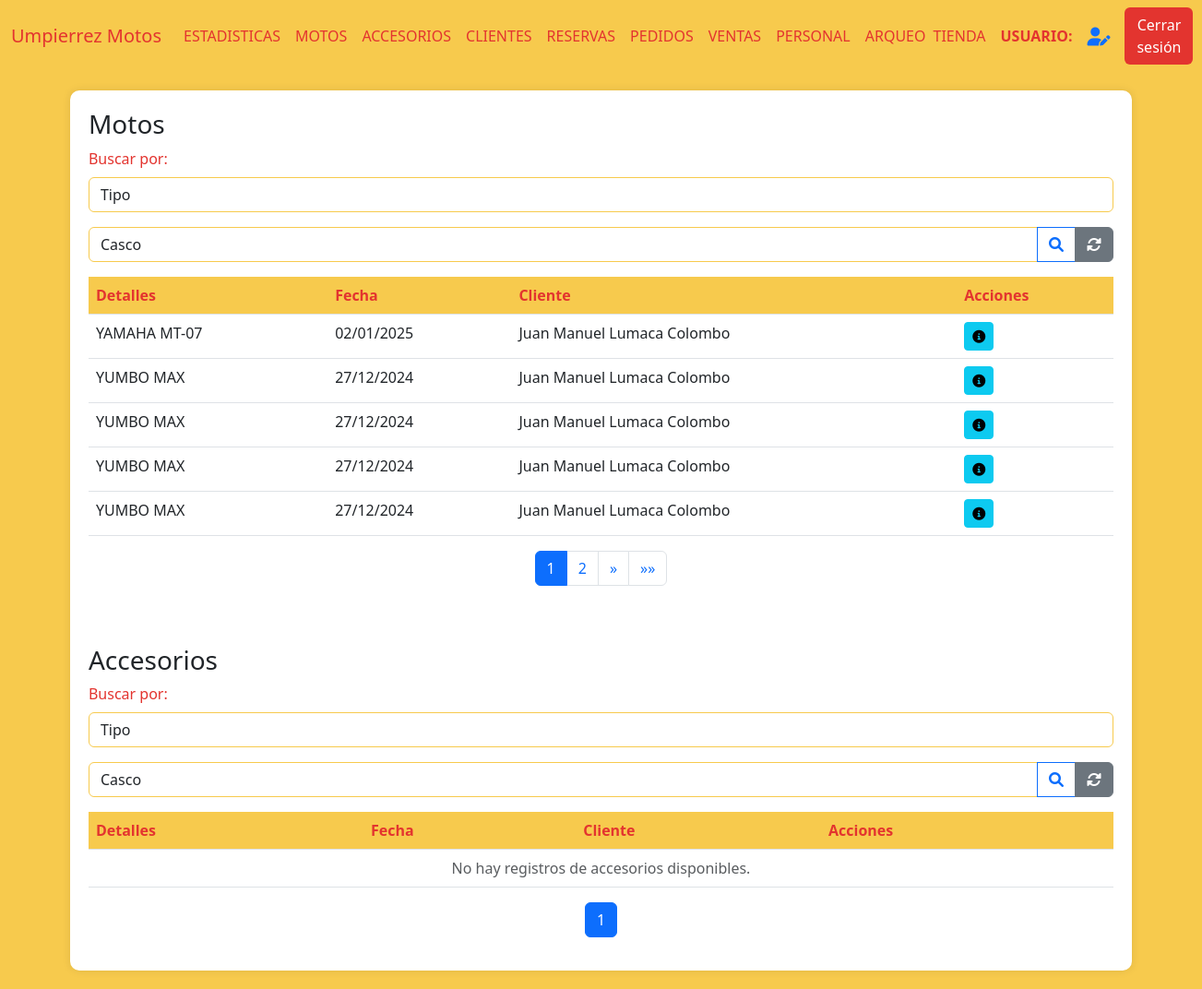
Page /ventas (signed in) on the earlier database version.
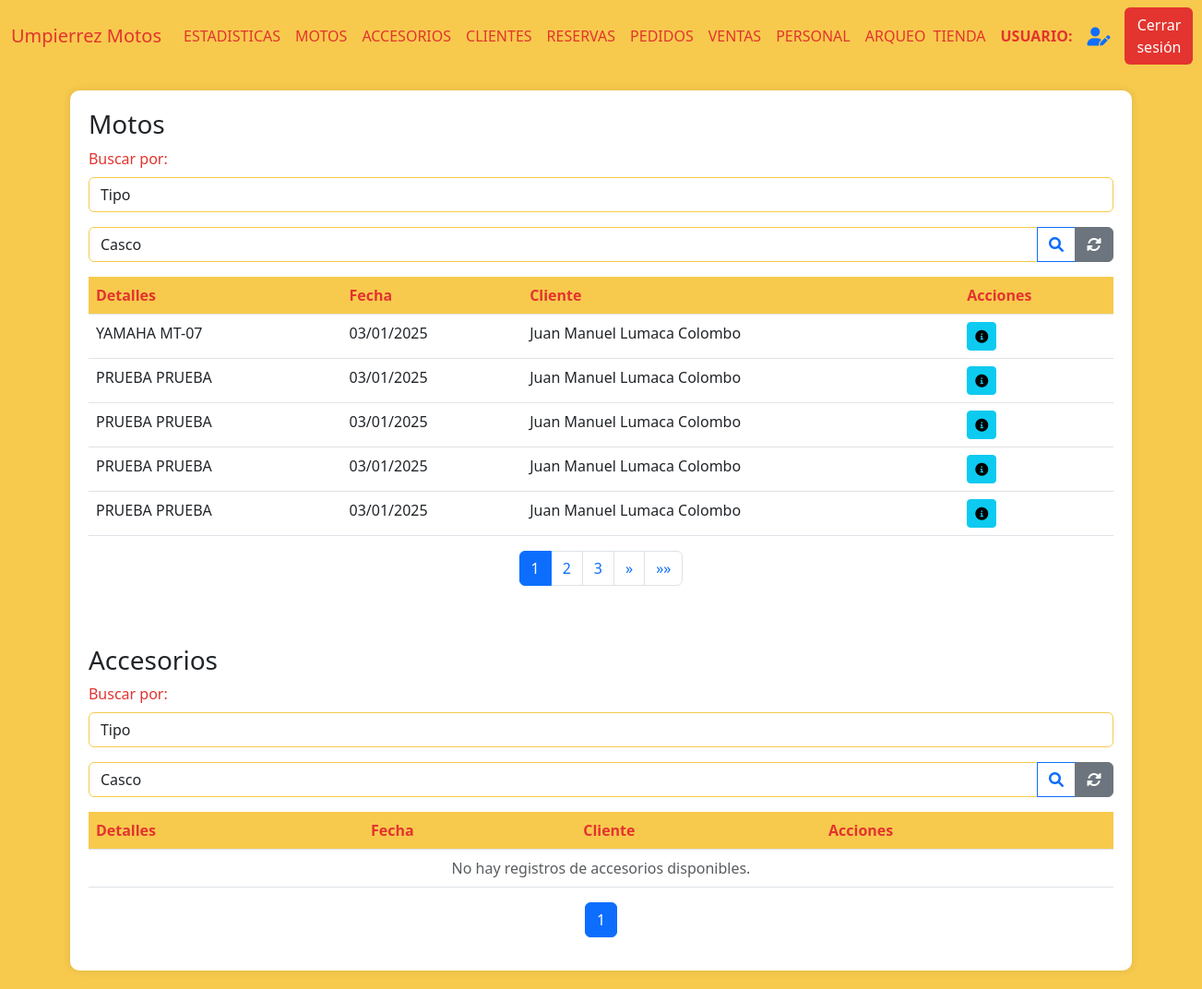
Same page on the later database version.
### AppUM/models.py (models this page shows)
class ComprasVentas(models.Model):
    moto = models.ForeignKey(Moto, related_name='moto_cliente', on_delete=models.CASCADE)
    cliente = models.ForeignKey(Cliente, related_name='cliente_moto', on_delete=models.CASCADE)
    fecha_compra = models.DateField()
    fotocopia_libreta = models.ImageField(null=True, blank=True, upload_to="documentacion/libretas/")
    compra_venta = models.FileField(null=True, blank=True, upload_to="documentacion/compra_venta/")
    certificado_venta = models.FileField(null=True, blank=True, upload_to="documentacion/certificado_venta/")
    tipo = models.CharField(max_length=20)
    forma_de_pago = models.TextField(null=True, blank=True)
    facturas = models.FileField(null=True, blank=True, upload_to="documentacion/facturas_motos/")
    class Meta:
        pass

### AppUM/decorators.py (the view)
    def _wrapped_view(request, *args, **kwargs):
        user = request.user
        if user.is_authenticated:
            usuario_consulta = Personal.objects.filter(usuario=user.username).first()
            if usuario_consulta:
                if Administrativo.objects.filter(personal_ptr_id=usuario_consulta.id,activo=1).exists():
                    return view_func(request, *args, **kwargs)
                else:
                    raise PermissionDenied
            else:
                return view_func(request, *args, **kwargs)
        else:
            return redirect('Login')  # Redirigir al login si no está autenticado

### AppUM/functions.py (called while the page is built)
def funcion_paginas_varias(req,instancia_model):
    paginator = Paginator(instancia_model, 5)  # 5 motos por página
    page_number = req.GET.get('page')  # Obtiene el número de página desde la URL
    page_obj = paginator.get_page(page_number)
    return page_obj

### AppUM/templates/perfil_administrativo/ventas/ventas.html (shortened to what the changed rows need)
{% extends "perfil_administrativo/padre_perfil_administrativo.html" %}
{% load static %}
{% block contenidoQueCambia %}
<div class="table-container" id="inventarios">
    <table class="table">
        <thead>
            <tr>
                <th>Detalles</th>
                <th>Fecha</th>
                <th>Cliente</th>
                <th>Acciones</th>
            </tr>
        </thead>
        <tbody>
            {% if page_obj %}
                {% for moto in page_obj %}
            <tr>
                <td>{{ moto.moto.moto__marca }} {{ moto.moto.moto__modelo }}</td>
                <td>{{ moto.moto.fecha_compra|date:"d/m/Y"}}</td>
                <td>{{ moto.moto.cliente__nombre }} {{ moto.moto.cliente__apellido }}</td>
                <td>
                    <a href="{% url 'ClienteFicha' moto.moto.cliente__id %}"><button class="btn btn-sm btn-info"><i class="fas fa-info-circle"></i></button></a>
                </td>
            </tr>
            {% endfor %}
            {% else %}
                <tr>
                    <td colspan="9" class="text-center text-muted">
                        No hay registros de accesorios disponibles.
                    </td>
                </tr>
            {% endif %}
        </tbody>
    </table>
    <nav aria-label="Page navigation">
        <ul class="pagination justify-content-center">
            {% for num in page_obj.paginator.page_range %}
            <li class="page-item {% if page_obj.number == num %}active{% endif %}">
                <a class="page-link" href="?page={{ num }}">{{ num }}</a>
            </li>
            {% endfor %}
        </ul>
    </nav>
<br>
<br>
    <table class="table">
        <thead>
            <tr>
                <th>Detalles</th>
                <th>Fecha</th>
                <th>Cliente</th>
                <th>Acciones</th>
            </tr>
        </thead>
    </table>
    <nav aria-label="Page navigation">
        <ul class="pagination justify-content-center">
            {% for num in page_objAccs.paginator.page_range %}
            <li class="page-item {% if page_objAccs.number == num %}active{% endif %}">
                <a class="page-link" href="?page={{ num }}">{{ num }}</a>
            </li>
            {% endfor %}
        </ul>
    </nav>
</div>
{% endblock %}

Differences in the rows shown:
no longer on this page (row unchanged): ComprasVentas: moto.moto__marca "YAMAHA", moto.moto__modelo "MT-07", moto.fecha_compra "02/01/2025", moto.cliente__nombre "Juan Manuel", moto.cliente__apellido "Lumaca Colombo"
no longer on this page (row unchanged): ComprasVentas: moto.moto__marca "YUMBO", moto.moto__modelo "MAX", moto.fecha_compra "27/12/2024", moto.cliente__nombre "Juan Manuel", moto.cliente__apellido "Lumaca Colombo"
no longer on this page (row unchanged): ComprasVentas: moto.moto__marca "YUMBO", moto.moto__modelo "MAX", moto.fecha_compra "27/12/2024", moto.cliente__nombre "Juan Manuel", moto.cliente__apellido "Lumaca Colombo"
no longer on this page (row unchanged): ComprasVentas: moto.moto__marca "YUMBO", moto.moto__modelo "MAX", moto.fecha_compra "27/12/2024", moto.cliente__nombre "Juan Manuel", moto.cliente__apellido "Lumaca Colombo"
no longer on this page (row unchanged): ComprasVentas: moto.moto__marca "YUMBO", moto.moto__modelo "MAX", moto.fecha_compra "27/12/2024", moto.cliente__nombre "Juan Manuel", moto.cliente__apellido "Lumaca Colombo"
added ComprasVentas: moto.moto__marca "YAMAHA", moto.moto__modelo "MT-07", moto.fecha_compra "03/01/2025", moto.cliente__nombre "Juan Manuel", moto.cliente__apellido "Lumaca Colombo"
added ComprasVentas: moto.moto__marca "PRUEBA", moto.moto__modelo "PRUEBA", moto.fecha_compra "03/01/2025", moto.cliente__nombre "Juan Manuel", moto.cliente__apellido "Lumaca Colombo"
added ComprasVentas: moto.moto__marca "PRUEBA", moto.moto__modelo "PRUEBA", moto.fecha_compra "03/01/2025", moto.cliente__nombre "Juan Manuel", moto.cliente__apellido "Lumaca Colombo"
added ComprasVentas: moto.moto__marca "PRUEBA", moto.moto__modelo "PRUEBA", moto.fecha_compra "03/01/2025", moto.cliente__nombre "Juan Manuel", moto.cliente__apellido "Lumaca Colombo"
added ComprasVentas: moto.moto__marca "PRUEBA", moto.moto__modelo "PRUEBA", moto.fecha_compra "03/01/2025", moto.cliente__nombre "Juan Manuel", moto.cliente__apellido "Lumaca Colombo"
Other differences:
new list line: "3"
